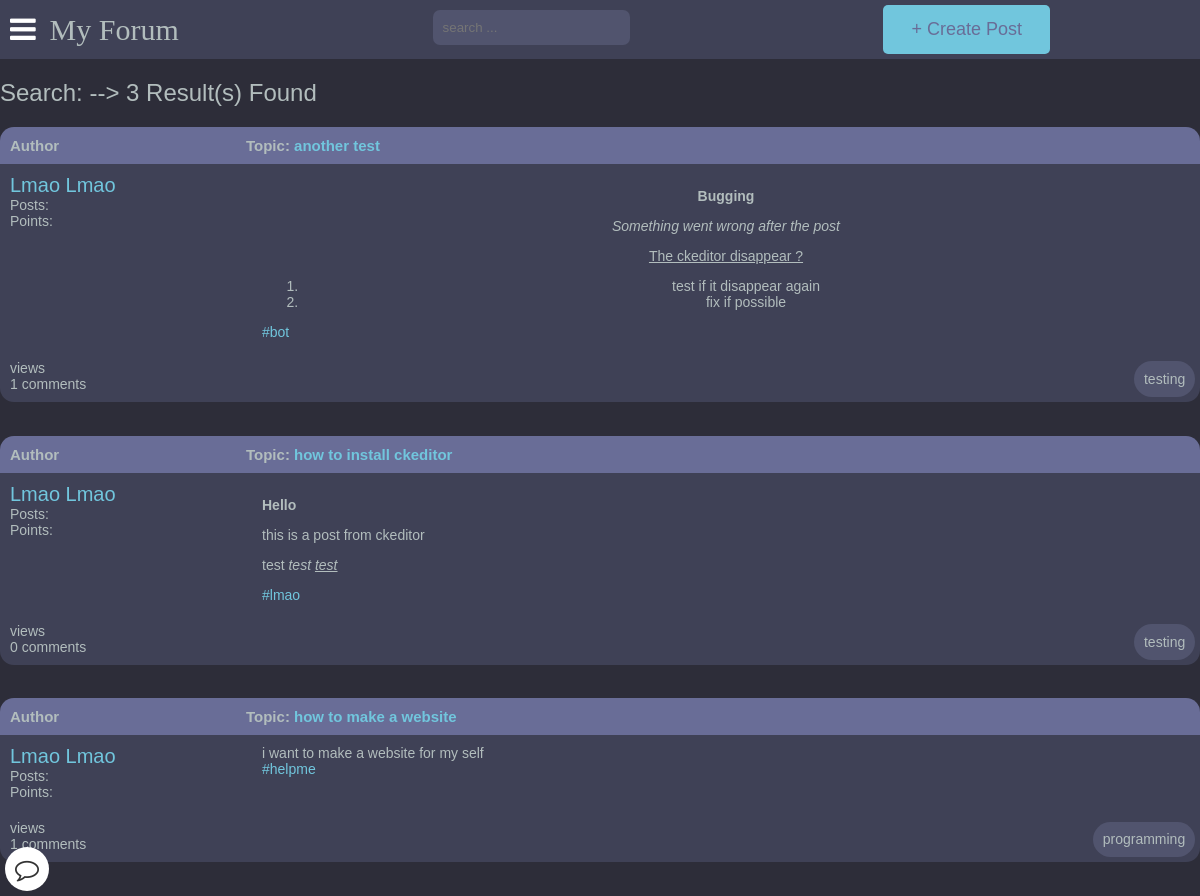
The app's page /search/, older data.
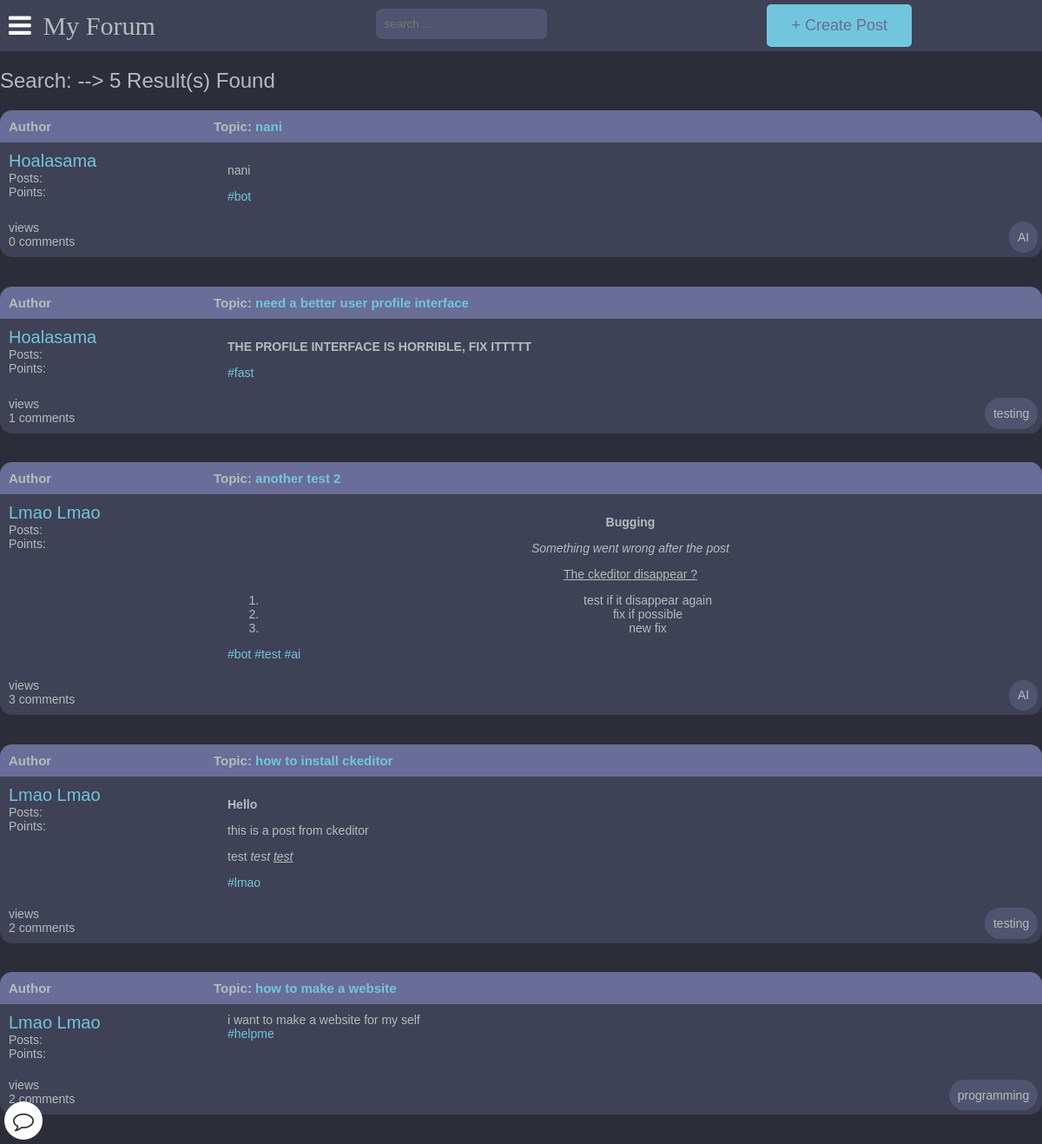
The same page, newer data.
### main/models.py (models this page shows, shortened)
class Post(models.Model):
    title = models.CharField(max_length=400)
    slug = models.SlugField(max_length=400, unique=True, blank=True)
    user = models.ForeignKey(Author, on_delete=models.CASCADE)
    content = HTMLField()
    categories = models.ManyToManyField(Category)
    date = models.DateTimeField(auto_now_add=True)
    approved = models.BooleanField(default=True)
    image = models.ImageField(upload_to='post_images', blank=True, null=True)
    hit_count_generic = GenericRelation(HitCount, object_id_field='object_pk',
        related_query_name='hit_count_generic_relation'
    )
    tags = TaggableManager()
    comments = models.ManyToManyField(Comment, blank=True)
    def get_url(self):
        return reverse("detail", kwargs={
            "slug":self.slug
        })
    class Meta:
        ordering = ['-date']
    @property
    def num_comments(self):
        return self.comments.count()
    @property
    def last_reply(self):
        return self.comments.latest("date")

class Author(models.Model):
    user = models.ForeignKey(User, on_delete=models.CASCADE)
    fullname = models.CharField(max_length=40, blank=True)
    slug = models.SlugField(max_length=400, unique=True, blank=True)
    bio = HTMLField(default='none')
    points = models.IntegerField(default=0)
    email = models.EmailField(unique=False,default="example@gmail.com", validators=[EmailValidator(message="Invalid email format")])
    profile_pic = ResizedImageField(size=[400, 400], quality=100, upload_to="authors", default="defaults/default_profile_pic.jpg", null=True, blank=False)

class Category(models.Model):
    title = models.CharField(max_length=50)
    slug = models.SlugField(max_length=400, unique=True, blank=True)
    description = models.TextField(default="description")
    class Meta:
        verbose_name_plural = "categories"

### register/checkprofile.py (the view)
    def decorated_view_func(request, *args, **kwargs):
        if not check_profile_completion(request.user):
            return redirect('update_profile')
        return view_func(request, *args, **kwargs)

### main/views.py (called while the page is built)
@profile_completion_required
def search_result(request):
    query = request.GET.get('query', '')
    results = Post.objects.filter(
        Q(title__icontains=query) |
        Q(content__icontains=query) |
        Q(user__fullname__icontains=query)
    )
    context = {
        'query': query,
        'objects': results
    }
    return render(request, 'search.html', context)

### register/checkprofile.py (called while the page is built)
def profile_completion_required(view_func):
    def check_profile_completion(user):
        if not user.is_authenticated:
            return True
        try:
            author = Author.objects.get(user=user)
            return author.fullname and author.bio
        except Author.DoesNotExist:
            return False
    def decorated_view_func(request, *args, **kwargs):
        if not check_profile_completion(request.user):
            return redirect('update_profile')
        return view_func(request, *args, **kwargs)
    return decorated_view_func

### templates/search.html (shortened to what this page needs)
{% extends 'base.html' %}
{% load hitcount_tags %}
{% block content %}
    <div class="container1">
        <div class="navigate">
            <span>Search: {{ query }} --> {{ objects|length }} Result(s) Found</span>
        </div>
        <div class="posts-table">
            <div>
            {% for post in objects %}
            <div class="head">
                <div class="authors">Author</div>
                <div class="content">Topic: <a href="{{post.get_url}}">{{post.title}}</a>
                </div>
            </div>
                <div class="body">
                    <div class="authors">
                        <div class="username"><a href="{% url 'other_profile' post.user.slug %}">{{post.user.fullname|title}}</a></div>
                        <div>Posts: <u>{{comment.user.num_posts}}</u></div>
                        <div>Points: <u>{{comment.user.points}}</u></div>
                    </div>
                    <div class="content">
                        {{post.content|safe}}
                        <div>
                        {% for tag in post.tags.all %}
                            <a href="{% url 'tagged_posts' tag.slug %}">#{{ tag.name }}</a>
                        {% endfor %}
                        </div>
                    </div>
                </div>
                <div class="bottom">
                    <span> {% get_hit_count for post %} views <br> {{post.num_comments}} comments</span>
                    <div class="info-bottom-right">
                        {% for category in post.categories.all %}
                            {{ category.title }}
                        {% endfor %}
                    </div>
                </div>
            {% endfor %}
            </div>
    </div>
{% endblock content %}

Row changes from the older to the newer data that the page shows:
added Post: title "nani", user.fullname "Hoalasama", content "nani", num_comments "0", Tag (name "bot")
now on this page (row unchanged): Category: title "AI"
added Post: title "need a better user profile interface", user.fullname "Hoalasama", content "THE PROFILE INTERFACE IS HORRIBLE, FIX ITTTTT", num_comments "1", Category (title "testing")
added Tag: name "fast", shown under "need a better user profile interface"
changed Post: title "another test" → "another test 2"; content "Bugging Something went wrong after the post The ckeditor disappear ? test if it disappear again fix if possible" → "Bugging Something went wrong after the post The ckeditor disappear ? test if it disappear again fix if possible new fix"; num_comments "1" → "3"; loses Category (title "testing")
added Tag: name "test", shown under Post "another test 2"
added Tag: name "ai", shown under Post "another test 2"
computed for Post "how to install ckeditor": num_comments "0" → "2"
computed for Post "how to make a website": num_comments "1" → "2"
Text that changed along with them:
{{ objects|length }}: "3" → "5"
